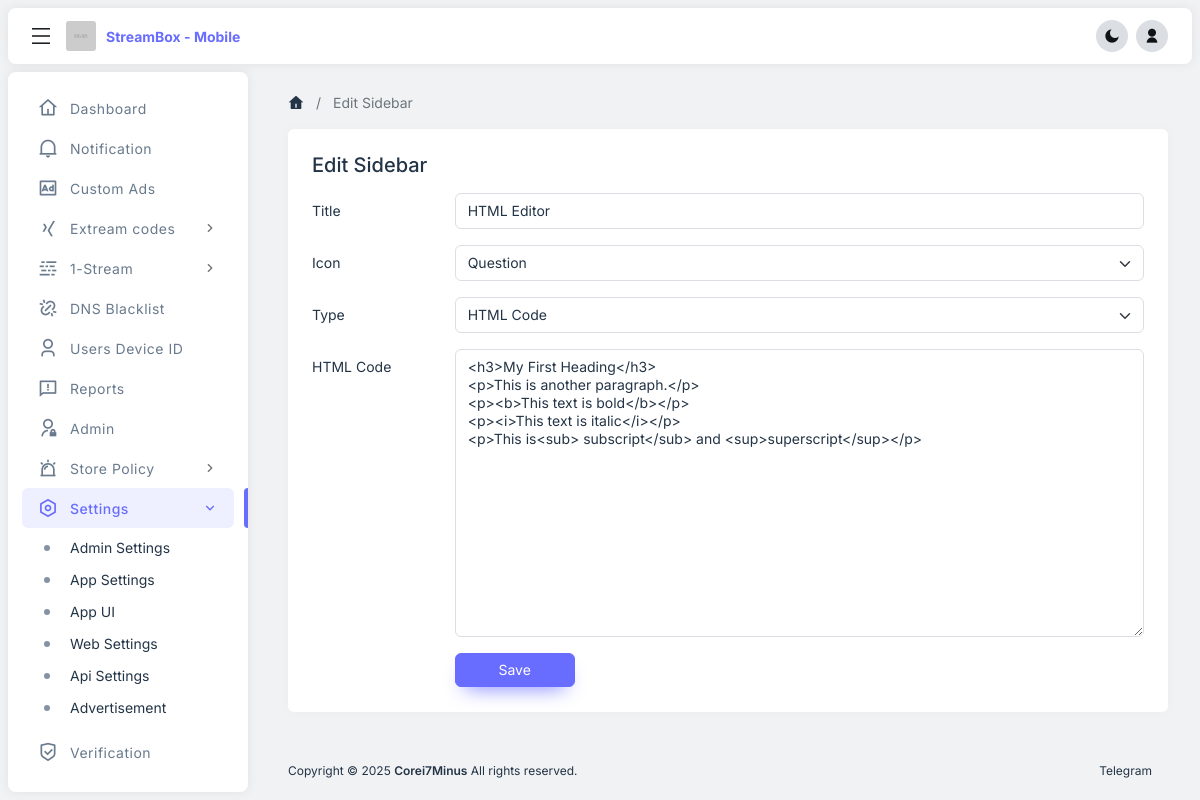
Page /create_sidebar.php?sidebar_id=4 (signed in) on the committed database.
### tables this page shows
CREATE TABLE `tbl_sidebar` (
  `id` int(11) NOT NULL,
  `sidebar_type` varchar(255) NOT NULL,
  `sidebar_title` varchar(255) NOT NULL,
  `sidebar_icon` varchar(255) NOT NULL,
  `sidebar_editor` text NOT NULL,
  `sidebar_html` text NOT NULL,
  `sidebar_image` text NOT NULL,
  `sidebar_image_link` text NOT NULL DEFAULT '#',
  `status` int(1) NOT NULL DEFAULT 1
);

### create_sidebar.php (the view, shortened to what this page needs)
<?php
    $page_title=(isset($_GET['sidebar_id'])) ? 'Edit Sidebar' : 'Add Sidebar';
    include("includes/header.php");
    $page_save=(isset($_GET['sidebar_id'])) ? 'Save' : 'Create';
    if(isset($_GET['sidebar_id'])){
        $qry="SELECT * FROM tbl_sidebar where id='".$_GET['sidebar_id']."'";
        $result=mysqli_query($mysqli,$qry);
        $row=mysqli_fetch_assoc($result);
    }
?>
<main id="nsofts_main">
    <div class="nsofts-container">
        <nav aria-label="breadcrumb">
            <ol class="breadcrumb align-items-center">
                <li class="breadcrumb-item d-inline-flex"><a href="dashboard.php"><i class="ri-home-4-fill"></i></a></li>
                <li class="breadcrumb-item d-inline-flex active" aria-current="page"><?php echo (isset($page_title)) ? $page_title : "" ?></li>
            </ol>
        </nav>
        <div class="row g-4">
            <div class="col-12">
                <div class="card h-100">
                    <div class="card-body p-4">
                        <h5 class="mb-3"><?=$page_title ?></h5>
                        <form action="" name="addeditcategory" method="POST" enctype="multipart/form-data">
                            <div class="mb-3 row">
                                <label class="col-sm-2 col-form-label">Title</label>
                                <div class="col-sm-10">
                                    <input type="text" name="sidebar_title" class="form-control" value="<?php if(isset($_GET['sidebar_id'])){echo $row['sidebar_title'];}?>" required>
                                </div>
                            </div>
                            <div class="mb-3 row">
                                <label class="col-sm-2 col-form-label">Icon</label>
                                <div class="col-sm-10">
                                </div>
                            </div>
                            <div class="mb-3 row">
                                <label class="col-sm-2 col-form-label">Type</label>
                                <div class="col-sm-10">
                                </div>
                            </div>
                            <div id="html_code_display" class="mb-3 row" <?php if(isset($_GET['sidebar_id'])){ if($row['sidebar_type']!='html_code'){?>style="display:none;"<?php }} else {?>style="display:none;"<?php }?>>
                                <label class="col-sm-2 col-form-label">HTML Code</label>
                                <div class="col-sm-10">
                                    <textarea class="form-control"  name="sidebar_html" cols="30" rows="15"><?php if(isset($_GET['sidebar_id'])){echo $row['sidebar_html'];}?></textarea>
                                </div>
                            </div>
                            <div class="row">
                                <label class="col-sm-2 col-form-label">&nbsp;</label>
                                <div class="col-sm-10">
                                    <button type="submit" name="submit" class="btn btn-primary" style="min-width: 120px;"><?=$page_save?></button>
                                </div>
                            </div>
                        </form>
                    </div>
                </div>
            </div>
        </div>
    </div>
</main>
<?php include("includes/footer.php");?>

### assets/css/styles.css (style rules this page uses)
:root { --ns-white: #ffffff; --ns-gray-10: #f1f2f3; --ns-gray-20: #dbdfe3; --ns-gray-30: #8592a3; --ns-gray-40: #233446; --ns-gray-100: #717273; --ns-gray-200: #636567; --ns-gray-300: #515355; --ns-gray-400: #454749; --ns-gray-500: #3a3c3e; --ns-gray-600: #202326; --ns-gray-700: #101316; --ns-primary: #686cff; --ns-secondary: var(--ns-gray-30); --ns-success: #71dd39; --ns-danger: #ff3e1d; --ns-warning: #ffab00; --ns-info: #03c2ec; --ns-dark: var(--ns-gray-40); --ns-primary-rgb: 104 108 255; --ns-secondary-rgb: 133 146 163; --ns-success-rgb: 113 221 57; --ns-danger-rgb: 255 62 29; --ns-warning-rgb: 255 171 0; --ns-info-rgb: 3 194 236; --ns-dark-rgb: 35 52 70; --ns-body-font-family: 'Inter', sans-serif; --ns-body-font-size: 14px; --ns-body-bg: var(--ns-gray-10); --ns-body-color: var(--ns-gray-40); --ns-layout-gutter: 8px; --ns-header-min-height: 56px; --ns-sidebar-width: 240px; --ns-main-padding-y: 48px; --ns-container-max-width: 1280px; --ns-bg-opacity: 1; }
body { font-family: var(--ns-body-font-family); font-size: var(--ns-body-font-size); background-color: var(--ns-body-bg); color: var(--ns-body-color); }
body:before { content: ''; position: fixed; top: 0; left: 0; width: 100%; height: 40px; background-color: rgb(255 255 255 / 5%); z-index: 1; backdrop-filter: blur(8px); }
h1, h2, h3, h4, h5, h6 { color: var(--dark-theme-bg); }
a { outline: none; color: var(--ns-primary); }
[class^="ri-"], [class*="ri-"] { line-height: 1; font-size: 16px; }
.btn { font-size: var(--ns-body-font-size); line-height: 20px; background-color: var(--ns-btn-bg); border-color: var(--ns-btn-border-color); color: var(--ns-btn-color); }
.btn-primary { --ns-btn-color: #fff; --ns-btn-bg: var(--ns-primary); --ns-btn-border-color: var(--ns-primary); --ns-btn-hover-color: #fff; --ns-btn-hover-bg: #686cff; --ns-btn-hover-border-color: #686cff; --ns-btn-active-color: #fff; --ns-btn-active-bg: #686cff; --ns-btn-active-border-color: #686cff; --ns-btn-disabled-color: #fff; --ns-btn-disabled-bg: var(--ns-primary); --ns-btn-disabled-border-color: var(--ns-primary); box-shadow: 0 10px 20px -10px #686cff; -webkit-box-shadow: 0 10px 20px -10px #686cff; }
.breadcrumb a { color: inherit; text-decoration: none; line-height: 1; display: inline-flex; }
.breadcrumb-item + .breadcrumb-item { padding-left: 12px; }
.breadcrumb-item + .breadcrumb-item::before { padding-right: 12px; }
.card { border: none; -webkit-box-shadow: 0px 0px 10px 2px rgba(0,0,0,0.02); box-shadow: 0px 0px 10px 2px rgba(0,0,0,0.02); }
.form-control, .form-select { font-size: 14px; padding-top: 8px; padding-bottom: 8px; line-height: 18px; color: var(--ns-body-color); border-color: var(--ns-gray-20); }
#nsofts_main, #nsofts_footer { padding: var(--ns-layout-gutter); -webkit-transition: all 0.35s; transition: all 0.35s; }
#nsofts_main { margin-top: calc(var(--ns-header-min-height) + (var(--ns-layout-gutter) * 2)); min-height: calc(100vh - (var(--ns-header-min-height) + (var(--ns-layout-gutter) * 4) + 66px)); }
.nsofts-container { width: 100%; max-width: var(--ns-container-max-width); margin-left: auto; margin-right: auto; }
@media (min-width: 1200px) { #nsofts_main, #nsofts_footer { padding-left: 32px; padding-right: 32px; margin-left: calc(var(--ns-sidebar-width) + (var(--ns-layout-gutter) * 2)); } }
@media (min-width: 1200px) { #nsofts_main { margin-top: calc(var(--ns-header-min-height) + (var(--ns-layout-gutter) * 3.5)); } }

### rows in the picture
tbl_sidebar: sidebar_title "HTML Editor", sidebar_html "<h3>My First Heading</h3> <p>This is another paragraph.</p> <p><b>This text is bold</b></p> <p><i>This text is italic</i></p> <p>This is<sub> subscript</sub> and <sup>superscript</sup></p>"

### other values in the picture
APP_NAME "StreamBox - Mobile"
$page_title "Edit Sidebar"
$page_save "Save"
